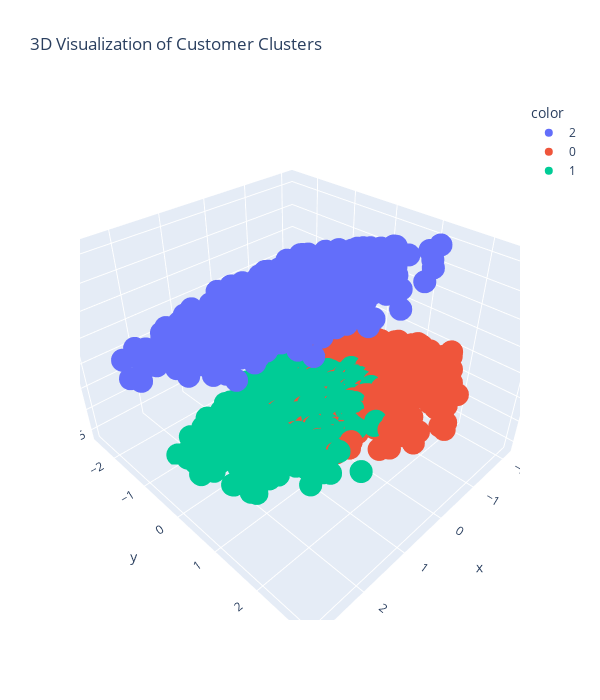

Notebook code cell kept with this figure:
### Markdown cell above
From the above we can see better clusters for the first `n` examples. Next we are going to visualize our Customer clusters in `3` D using the `scatter_3d`. Again we need to do dimentionality reduction to `3` using PCA.

### Code cell
# Reduce to 3 dimensions for visualization
pca = PCA(n_components=3)
X_pca = pca.fit_transform(X)

# Interactive 3D plot
fig = px.scatter_3d(
    x=X_pca[:, 0], y=X_pca[:, 1], z=X_pca[:, 2], color=y_kmeans.astype(str),
    title="3D Visualization of Customer Clusters",
)
fig.update_layout(
    width=600,  # Set the width
    height=700  # Set the height
)
fig.show()

### Figure 1 — Plotly figure (JSON) as saved in the notebook; plotly's stock layout.template omitted (floating-point values rounded to 4 significant figures; data arrays with more than 128 entries replaced by an {"elided": "..."} marker saying what was removed)
{"data": [{"hovertemplate": "color=2<br>x=%{x}<br>y=%{y}<br>z=%{z}<extra></extra>", "legendgroup": "2", "marker": {"color": "#636efa", "symbol": "circle"}, "mode": "markers", "name": "2", "scene": "scene", "showlegend": true, "type": "scatter3d", "x": {"elided": "814 float values"}, "y": {"elided": "814 float values"}, "z": {"elided": "814 float values"}}, {"hovertemplate": "color=0<br>x=%{x}<br>y=%{y}<br>z=%{z}<extra></extra>", "legendgroup": "0", "marker": {"color": "#EF553B", "symbol": "circle"}, "mode": "markers", "name": "0", "scene": "scene", "showlegend": true, "type": "scatter3d", "x": {"elided": "666 float values"}, "y": {"elided": "666 float values"}, "z": {"elided": "666 float values"}}, {"hovertemplate": "color=1<br>x=%{x}<br>y=%{y}<br>z=%{z}<extra></extra>", "legendgroup": "1", "marker": {"color": "#00cc96", "symbol": "circle"}, "mode": "markers", "name": "1", "scene": "scene", "showlegend": true, "type": "scatter3d", "x": {"elided": "520 float values"}, "y": {"elided": "520 float values"}, "z": {"elided": "520 float values"}}], "layout": {"dragmode": "zoom", "height": 700, "legend": {"title": {"text": "color"}, "tracegroupgap": 0}, "scene": {"aspectmode": "auto", "aspectratio": {"x": 1.076, "y": 1.17, "z": 0.7941}, "domain": {"x": [0, 1], "y": [0, 1]}, "dragmode": "orbit", "xaxis": {"title": {"text": "x"}, "type": "linear"}, "yaxis": {"title": {"text": "y"}, "type": "linear"}, "zaxis": {"title": {"text": "z"}, "type": "linear"}}, "title": {"text": "3D Visualization of Customer Clusters"}, "width": 600}}
